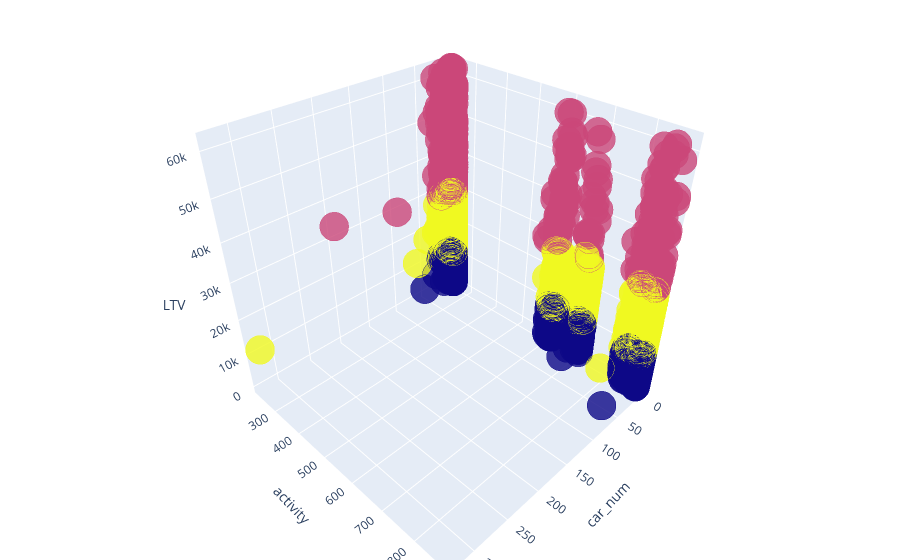

Notebook code for this chart:
### Code cell
import plotly.offline as py
from plotly.offline import init_notebook_mode, iplot
import plotly.graph_objs as go
from plotly import tools
init_notebook_mode(connected = True)
import plotly.figure_factory as ff

x = data[['car_num', 'activity', 'LTV']].values # Defenite 3 features for model
km = KMeans(n_clusters = 3, init = 'k-means++', max_iter = 300, n_init = 10, random_state = 0) # Set model
km.fit(x) 
labels = km.labels_
centroids = km.cluster_centers_

print(data)

with pd.ExcelWriter("path_to_file.xlsx") as writer: 
    data.to_excel(writer)  

data['labels'] =  labels # Plot:
trace1 = go.Scatter3d(
    x= data['car_num'], # Axis x,y,z and their features
    y= data['activity'],
    z= data['LTV'],
    mode='markers',
     marker=dict(
        color = data['labels'], 
        size= 10,
        line=dict(
            color= data['labels'],
            width= 10
        ),
        opacity=0.8
     )
)
df = [trace1]

layout = go.Layout(
    title = 'Clustering parnters',
    margin=dict(
        l=0,
        r=0,
        b=0,
        t=0  
    ),
    scene = dict(
            xaxis = dict(title  = 'car_num'),
            yaxis = dict(title  = 'activity'),
            zaxis = dict(title  = 'LTV')
        )
)

fig = go.Figure(data = df, layout = layout)
py.iplot(fig)

### Figure 1 — Plotly figure (JSON) as saved in the notebook; plotly's stock layout.template omitted (floating-point values rounded to 4 significant figures; data arrays with more than 128 entries replaced by an {"elided": "..."} marker saying what was removed)
{"data": [{"marker": {"color": {"elided": "10714 int values"}, "line": {"color": {"elided": "10714 int values"}, "width": 10}, "opacity": 0.8, "size": 10}, "mode": "markers", "type": "scatter3d", "x": {"elided": "10714 int values"}, "y": {"elided": "10714 int values"}, "z": {"elided": "10714 int values"}}], "layout": {"margin": {"b": 0, "l": 0, "r": 0, "t": 0}, "scene": {"xaxis": {"title": {"text": "car_num"}}, "yaxis": {"title": {"text": "activity"}}, "zaxis": {"title": {"text": "LTV"}}}, "title": {"text": "Character vs Gender vs Alive or not"}}}
